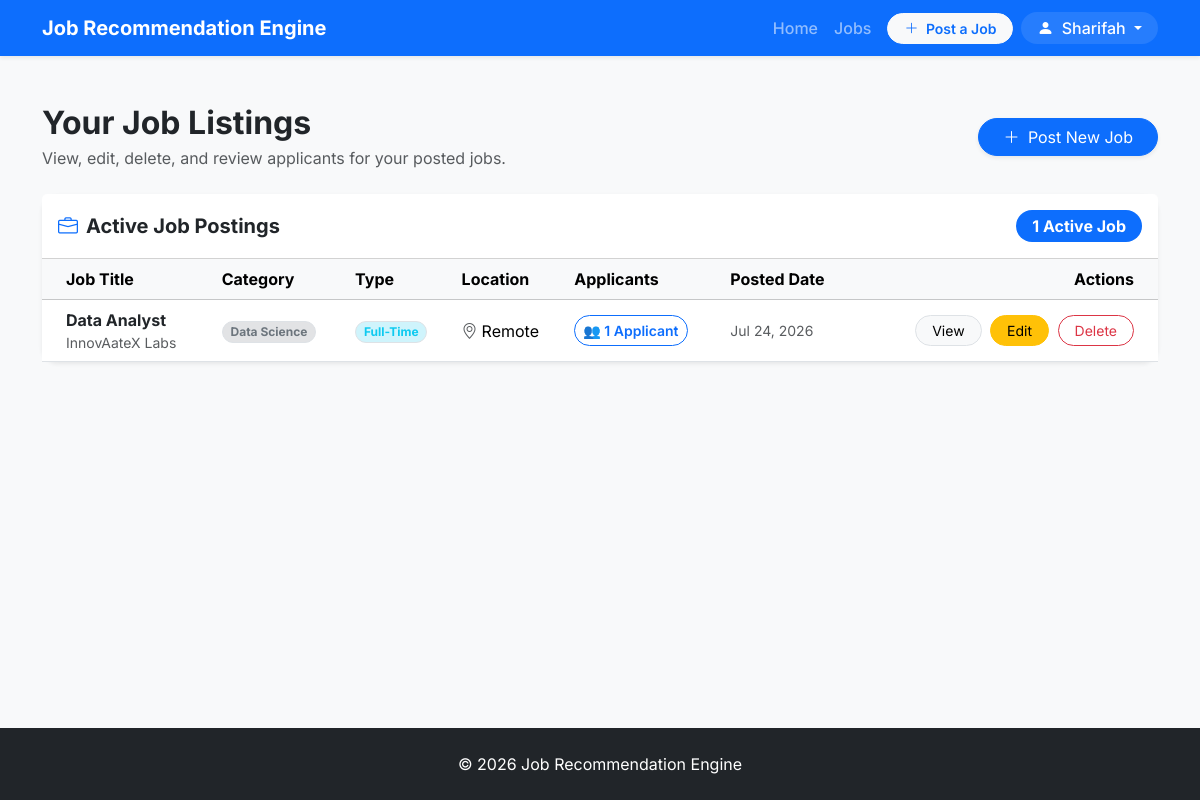
Page /recruiter/jobs/ (signed in) on the committed database.
### recommender/models.py (models this page shows, shortened)
class Job(models.Model):
    JOB_TYPES = [
        ("Full-Time", "Full-Time"),
        ("Part-Time", "Part-Time"),
        ("Internship", "Internship"),
        ("Contract", "Contract"),
        ("Remote", "Remote"),
    ]
    title = models.CharField(max_length=200)
    company = models.ForeignKey(
        Company,
        on_delete=models.CASCADE,
        related_name="jobs"
    )
    posted_by = models.ForeignKey(
        User,
        on_delete=models.CASCADE,
        related_name="posted_jobs",
        null=True,
        blank=True,
    )
    category = models.ForeignKey(
        JobCategory,
        on_delete=models.CASCADE,
        related_name="jobs"
    )
    description = models.TextField()
    requirements = models.TextField()
    required_skills = models.TextField(
        help_text="Separate skills using commas"
    )
    location = models.CharField(max_length=100)
    salary = models.DecimalField(
        max_digits=10,
        decimal_places=2
    )
    experience_required = models.PositiveIntegerField()
    job_type = models.CharField(
        max_length=20,
        choices=JOB_TYPES
    )
    deadline = models.DateField()
    posted_at = models.DateTimeField(auto_now_add=True)

class Company(models.Model):
    name = models.CharField(max_length=200, unique=True)
    email = models.EmailField(blank=True)
    website = models.URLField(blank=True)
    location = models.CharField(max_length=100)
    description = models.TextField(blank=True)
    logo = models.ImageField(upload_to="company_logos/", blank=True, null=True)

class JobCategory(models.Model):
    name = models.CharField(max_length=100, unique=True)
    description = models.TextField(blank=True)

### recommender/views/dashboard.py (the view)
# urls.py: path("recruiter/jobs/", recruiter_jobs, name="recruiter_jobs"),
@recruiter_required
def recruiter_jobs(request):
    posted_jobs = Job.objects.filter(posted_by=request.user).order_by("-posted_at")
    return render(
        request,
        "dashboard/recruiter_jobs.html",
        {
            "jobs": posted_jobs,
        },
    )

### recommender/models.py (called while the page is built)
    @property
    def is_recruiter(self):
        return self.role == self.ROLE_RECRUITER

### recommender/utils.py (called while the page is built)
def get_user_profile(user):
    profile, _ = Profile.objects.get_or_create(user=user)
    return profile

### recommender/templates/dashboard/recruiter_jobs.html (shortened to what this page needs)
{% extends "base.html" %}
{% block content %}
<div class="container my-5">
    <div class="d-flex justify-content-between align-items-center mb-4 flex-wrap gap-3">
        <div>
            <h1 class="h2 fw-bold mb-1">Your Job Listings</h1>
            <p class="text-muted mb-0">View, edit, delete, and review applicants for your posted jobs.</p>
        </div>
        <a href="{% url 'create_job' %}" class="btn btn-primary rounded-pill px-4 shadow-sm">
            <i class="bi bi-plus-lg me-1"></i> Post New Job
        </a>
    </div>
    <div class="card border-0 shadow-sm rounded-4">
        <div class="card-header bg-white py-3 d-flex justify-content-between align-items-center">
            <h5 class="mb-0 fw-bold text-dark"><i class="bi bi-briefcase text-primary me-2"></i>Active Job Postings</h5>
            <span class="badge bg-primary px-3 py-2 rounded-pill fs-6">{{ jobs|length }} Active Job{{ jobs|length|pluralize }}</span>
        </div>
        <div class="card-body p-0">
            {% if jobs %}
                <div class="table-responsive">
                    <table class="table table-hover align-middle mb-0">
                        <thead class="table-light">
                            <tr>
                                <th class="ps-4">Job Title</th>
                                <th>Category</th>
                                <th>Type</th>
                                <th>Location</th>
                                <th>Applicants</th>
                                <th>Posted Date</th>
                                <th class="text-end pe-4">Actions</th>
                            </tr>
                        </thead>
                        <tbody>
                            {% for job in jobs %}
                                <tr>
                                    <td class="ps-4">
                                        <a href="{% url 'job_detail' job.id %}" class="fw-bold text-decoration-none text-dark fs-6">
                                            {{ job.title }}
                                        </a>
                                        <div class="small text-muted">{{ job.company.name }}</div>
                                    </td>
                                    <td><span class="badge bg-secondary-subtle text-secondary border rounded-pill">{{ job.category.name }}</span></td>
                                    <td><span class="badge bg-info-subtle text-info border rounded-pill">{{ job.job_type }}</span></td>
                                    <td><i class="bi bi-geo-alt me-1 text-muted"></i>{{ job.location }}</td>
                                    <td>
                                        <a href="{% url 'job_applicants' job.id %}" class="btn btn-sm btn-outline-primary rounded-pill fw-semibold">
                                            👥 {{ job.applications.count }} Applicant{{ job.applications.count|pluralize }}
                                        </a>
                                    </td>
                                    <td class="text-muted small">{{ job.posted_at|date:"M d, Y" }}</td>
                                    <td class="text-end pe-4">
                                        <a href="{% url 'job_detail' job.id %}" class="btn btn-sm btn-light border me-1 rounded-pill px-3" title="View Details">View</a>
                                        <a href="{% url 'edit_job' job.id %}" class="btn btn-sm btn-warning me-1 rounded-pill px-3" title="Edit Job">Edit</a>
                                        <a href="{% url 'delete_job' job.id %}" class="btn btn-sm btn-outline-danger rounded-pill px-3" title="Delete Job">Delete</a>
                                    </td>
                                </tr>
                            {% endfor %}
                        </tbody>
                    </table>
                </div>
            {% endif %}
        </div>
    </div>
</div>
{% endblock %}

### recommender/templates/base.html (shortened to what this page needs)
{% load static %}
<!DOCTYPE html>
<html lang="en">
<head>
    <link href="https://cdn.jsdelivr.net/npm/bootstrap@5.3.3/dist/css/bootstrap.min.css" rel="stylesheet">
    <link rel="stylesheet" href="https://cdn.jsdelivr.net/npm/bootstrap-icons@1.11.3/font/bootstrap-icons.min.css">
    <link rel="stylesheet" href="{% static 'recommender/css/custom.css' %}">
</head>
<body>
    <header>
        <nav class="navbar navbar-expand-lg navbar-dark navbar-custom bg-primary shadow-sm" role="navigation"
            aria-label="Main Navigation">
            <div class="container">
                <a class="navbar-brand fw-bold" href="{% if user.is_authenticated and user.profile.is_recruiter %}{% url 'recruiter_dashboard' %}{% else %}{% url 'home' %}{% endif %}">
                    Job Recommendation Engine
                </a>
                <div class="collapse navbar-collapse" id="navbarNav">
                    <ul class="navbar-nav ms-auto align-items-lg-center">
                        <li class="nav-item">
                            <a class="nav-link" href="{% if user.is_authenticated and user.profile.is_recruiter %}{% url 'recruiter_dashboard' %}{% else %}{% url 'home' %}{% endif %}">
                                Home
                            </a>
                        </li>
                        <li class="nav-item">
                            {% if user.is_authenticated and user.profile.is_recruiter %}
                            <a class="nav-link" href="{% url 'recruiter_jobs' %}">
                                Jobs
                            </a>
                            {% else %}
                            <a class="nav-link" href="{% url 'job_list' %}">
                                Jobs
                            </a>
                            {% endif %}
                        </li>
                        {% if user.is_authenticated and user.profile.is_recruiter %}
                        <li class="nav-item ms-lg-2 my-2 my-lg-0">
                            <a class="btn btn-light btn-sm text-primary fw-semibold rounded-pill px-3" href="{% url 'create_job' %}">
                                <i class="bi bi-plus-lg me-1"></i> Post a Job
                            </a>
                        </li>
                        {% endif %}
                        {% if user.is_authenticated %}
                        <li class="nav-item dropdown ms-lg-2">
                            <a class="nav-link dropdown-toggle btn btn-sm btn-outline-light text-white px-3 py-1 bg-white bg-opacity-10 border-0 rounded-pill"
                                href="#" role="button" data-bs-toggle="dropdown" aria-expanded="false">
                                <i class="bi bi-person-fill me-1"></i> {{ user.username }}
                            </a>
                        </li>
                        {% endif %}
                    </ul>
                </div>
            </div>
        </nav>
    </header>
    <main id="main-content" tabindex="-1">
        {% block content %}
        {% endblock %}
    </main>
    <footer class="footer-custom text-white text-center py-4 mt-auto">
        <div class="container">
            <p class="mb-0">
                © 2026 Job Recommendation Engine
            </p>
        </div>
    </footer>
</body>
</html>

### recommender/static/recommender/css/custom.css (style rules this page uses)
:root { --font-family-base: 'Inter', -apple-system, BlinkMacSystemFont, "Segoe UI", Roboto, sans-serif; --primary-color: #0d6efd; --primary-hover: #0b5ed7; --primary-light: #e7f1ff; --body-bg: #f8f9fa; --card-bg: #ffffff; --text-primary: #212529; --text-muted: #6c757d; --border-color: #dee2e6; --radius-lg: 12px; --radius-md: 8px; --radius-sm: 6px; --shadow-sm: 0 0.125rem 0.25rem rgba(0, 0, 0, 0.075); --shadow-md: 0 0.5rem 1rem rgba(0, 0, 0, 0.1); --shadow-lg: 0 1rem 3rem rgba(0, 0, 0, 0.175); }
body { font-family: var(--font-family-base); background-color: var(--body-bg); color: var(--text-primary); display: flex; flex-direction: column; min-height: 100vh; }
main { flex: 1; }
.navbar-custom { background-color: #0d6efd !important; box-shadow: 0 2px 4px rgba(0,0,0,0.1); }
.navbar-custom .navbar-brand { font-weight: 700; font-size: 1.25rem; }
.navbar-custom .nav-link { font-weight: 500; }
.footer-custom { background: #212529; color: #adb5bd; padding: 2rem 0; }

### rows in the picture
Job: title "Data Analyst", company.name "InnovAateX Labs", category.name "Data Science", job_type "Full-Time", location "Remote", applications.count "1", posted_at "Jul 24, 2026"

### other values in the picture
{{ user.username }} "Sharifah"
{{ jobs|length }} "1"
